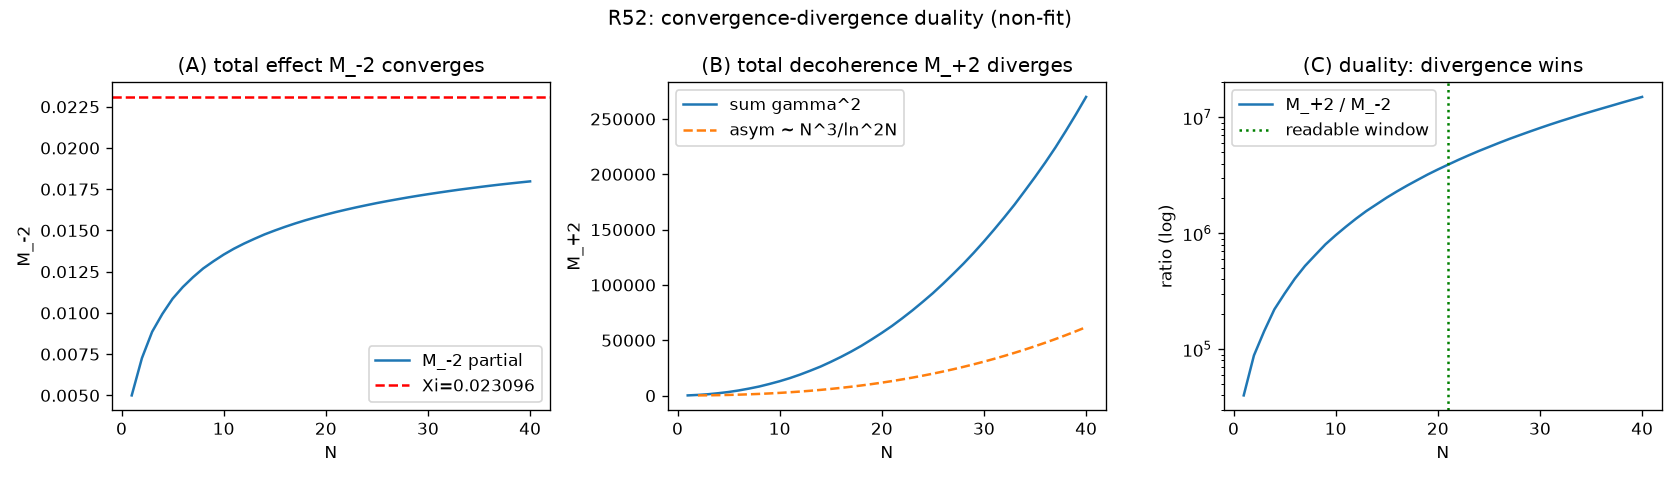

Source code (Python):
#!/usr/bin/env python3
# -*- coding: utf-8 -*-
"""
环 26／52：收敛-发散对偶与可读窗口——数值核对（非拟合）
三面板只检验：极限、单调性、量级、符号。
Run: python "10 探索/超导第一性研究/04_计算验证/环26_收敛发散对偶.py"
"""
import os
import sys
if hasattr(sys.stdout, "reconfigure"):
    sys.stdout.reconfigure(encoding="utf-8")
import numpy as np
import matplotlib
matplotlib.use("Agg")
import matplotlib.pyplot as plt

HERE = os.path.dirname(os.path.abspath(__file__))
OUT = os.path.join(HERE, "环26_收敛发散对偶.png")
CSV = os.path.join(HERE, "环26_收敛发散对偶.csv")
SUM = os.path.join(HERE, "环26_收敛发散对偶_摘要.txt")

log = []
def emit(s=""):
    print(s)
    log.append(s)

XI = 0.02309570897
g = np.array([14.134725,21.022040,25.010858,30.424876,32.935062,37.586178,40.918719,43.327073,
    48.005151,49.773832,52.970321,56.446248,59.347044,60.831779,65.112544,67.079811,
    69.546402,72.067158,75.704691,77.144840,79.337375,82.910381,84.735492,87.425275,
    88.809111,92.491899,94.651344,95.870634,98.831194,101.317851,103.725538,105.446623,
    107.168611,111.029536,111.874659,114.220675,116.958250,121.127905,123.249815,125.729984])

emit("=" * 60)
emit("环 26／52：总效应 vs 总退相干的收敛-发散对偶")
emit("=" * 60)

# ---- [A] M_-2 收敛 ----
emit("\n[A] M_-2 = sum 1/(gamma^2+1/4) 收敛到 Xi")
m2 = np.cumsum(1.0/(g**2+0.25))
Ns = np.arange(1, len(g)+1)
emit(f"  N=1: {m2[0]:.6f}, N=20: {m2[19]:.6f}, N=40: {m2[-1]:.6f}")
emit(f"  Xi(全零点)={XI:.6f}; 收敛方向(递增且<Xi): {bool(np.all(np.diff(m2)>0) and m2[-1]<XI)}")
assert np.all(np.diff(m2) > 0) and m2[-1] < XI

# ---- [B] M_+2 发散 vs 渐近 ----
emit("\n[B] M_+2 = sum gamma^2 发散（渐近 ~ 4pi^2 N^3/(3 ln^2 N)）")
p2 = np.cumsum(g**2)
emit(f"  N=40 部分和 = {p2[-1]:.0f}")
for N in [10, 20, 40]:
    asym = 4*np.pi**2*N**3/(3*np.log(N)**2)
    emit(f"  N={N}: sum={p2[N-1]:.0f}, asym≈{asym:.0f}, ratio={p2[N-1]/asym:.2f}")
emit(f"  单调增且无界趋势: {bool(np.all(np.diff(p2)>0))}")
assert np.all(np.diff(p2) > 0)

# ---- [C] 对偶比 + 可读窗口 ----
emit("\n[C] 对偶比 M_+2/M_-2 随 N 增长（发散压倒收敛）")
ratio = p2 / m2
for N in [10, 20, 40]:
    emit(f"  N={N}: ratio={ratio[N-1]:.3e}")
emit(f"  单调增: {bool(np.all(np.diff(ratio)>0))}")
assert np.all(np.diff(ratio) > 0)

# 可读窗口示意：gamma_n < gamma_* 可读，gamma_* = sigma_v^2 tau_g 决定
gstar = 80.0  # 示意
readable = g[g < gstar]
emit(f"\n  示意 gamma_*={gstar}: 可读零点数={len(readable)}/{len(g)}（低频可读、高频抹掉）")

# ---- 绘图 ----
fig, ax = plt.subplots(1, 3, figsize=(14, 4))
ax[0].plot(Ns, m2, label="M_-2 partial")
ax[0].axhline(XI, color="r", ls="--", label=f"Xi={XI:.6f}")
ax[0].set_title("(A) total effect M_-2 converges")
ax[0].set_xlabel("N"); ax[0].set_ylabel("M_-2")
ax[0].legend()

ax[1].plot(Ns, p2, label="sum gamma^2")
Ns_asym = Ns[Ns >= 2]  # ln(1)=0 避开渐近式首点
asym_curve = 4*np.pi**2*Ns_asym**3/(3*np.log(Ns_asym)**2)
ax[1].plot(Ns_asym, asym_curve, "--", label="asym ~ N^3/ln^2N")
ax[1].set_title("(B) total decoherence M_+2 diverges")
ax[1].set_xlabel("N"); ax[1].set_ylabel("M_+2")
ax[1].legend()

ax[2].semilogy(Ns, ratio, label="M_+2 / M_-2")
ax[2].axvline(len(readable), color="g", ls=":", label="readable window")
ax[2].set_title("(C) duality: divergence wins")
ax[2].set_xlabel("N"); ax[2].set_ylabel("ratio (log)")
ax[2].legend()

fig.suptitle("R52: convergence-divergence duality (non-fit)")
fig.tight_layout()
fig.savefig(OUT, dpi=120)

with open(CSV, "w", encoding="utf-8") as f:
    f.write("quantity,value\n")
    f.write(f"Xi,{XI:.11f}\n")
    f.write(f"M_minus2_N40,{m2[-1]:.8f}\n")
    f.write(f"M_plus2_N40,{p2[-1]:.4f}\n")
    f.write(f"ratio_N10,{ratio[9]:.4e}\n")
    f.write(f"ratio_N40,{ratio[-1]:.4e}\n")
    f.write(f"readable_count_gstar80,{len(readable)}\n")
with open(SUM, "w", encoding="utf-8") as f:
    f.write("\n".join(log) + "\n")
emit(f"\nSaved: {os.path.basename(OUT)}, {os.path.basename(CSV)}")
